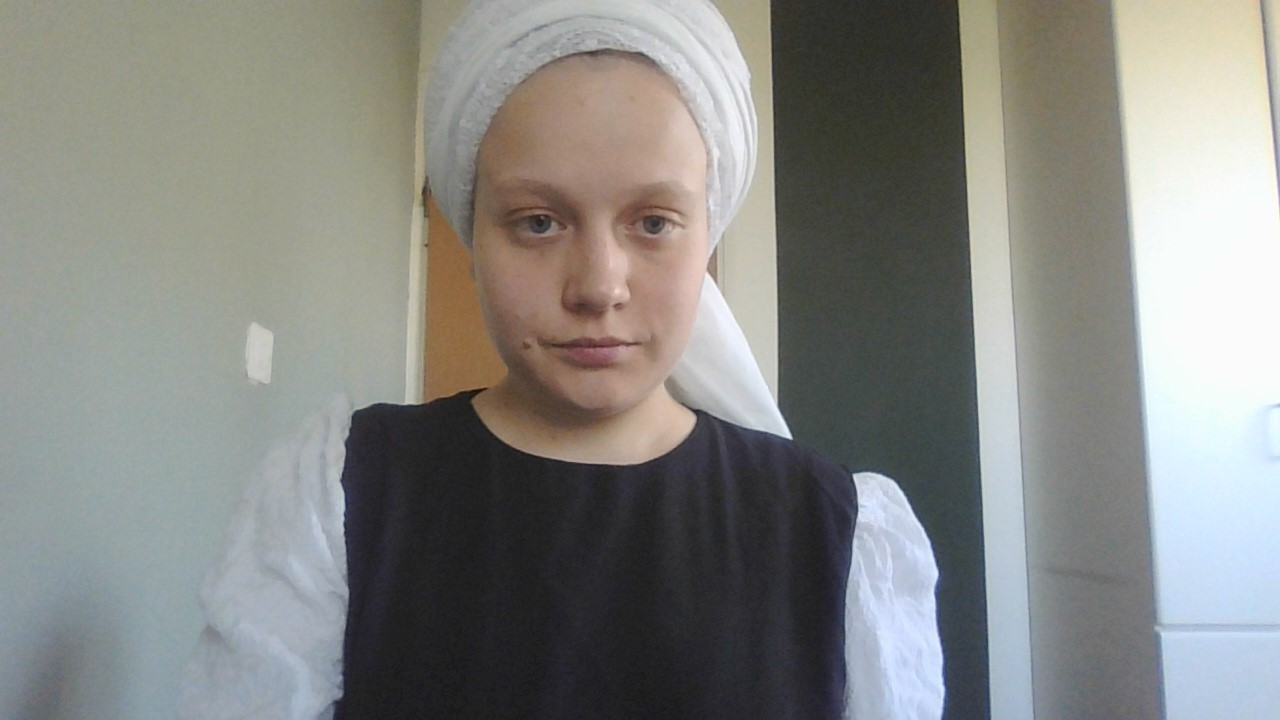
#> input picture media_examples/photo.jpg, 1280 x 720 px
$ python detect_blinks.py
#> lines starting #> are read from the running program, lines starting #| are printed output that depends on the picture; after the words box and inside, x2 and y2 are one past the last pixel; in counts of white or black regions, pixels touching at a corner belong together
import cv2

for i in range(1,5):
    image = cv2.imread(f"media_examples/photo.jpg")
#> image is the input picture: shape (720, 1280, 3); mean B, G, R 131, 134.9, 134.3
    eye_cascade = cv2.CascadeClassifier('haarcascade_eye.xml')
    eyes = eye_cascade.detectMultiScale(image, scaleFactor=1.2,
                                        minNeighbors=5)
#> eyes = [[617, 193, 64, 64], [502, 186, 74, 74]]

    for (x, y, w, h) in eyes:
        cv2.rectangle(image, (x, y), (x + w, y + h), (0, 255, 0), 5)
#> this loop made 2 passes
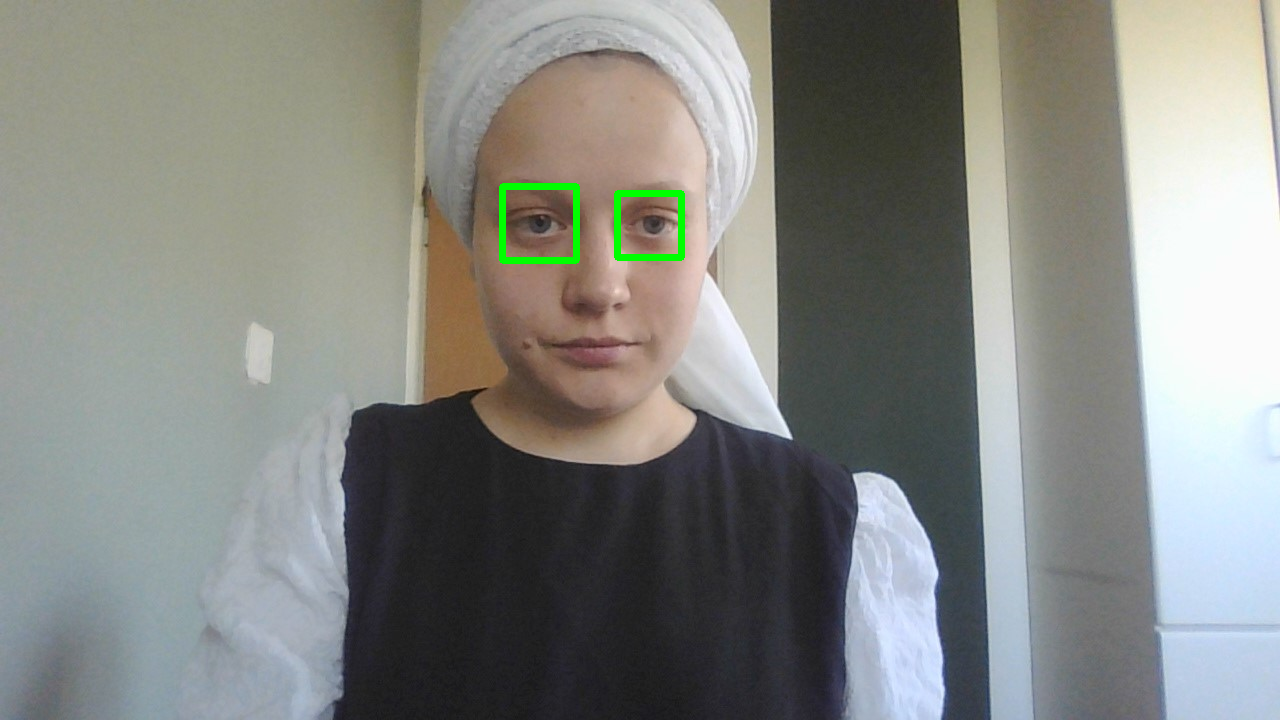
#> image: shape (720, 1280, 3); 0.41% of pixels changed, all inside (x1, y1, x2, y2) = (499, 183, 685, 264)

    # cv2.imshow("Eye Detected", image)
    cv2.imwrite(f"detection_examples/photo.jpg", image)
    cv2.waitKey(0)
    cv2.destroyAllWindows()
